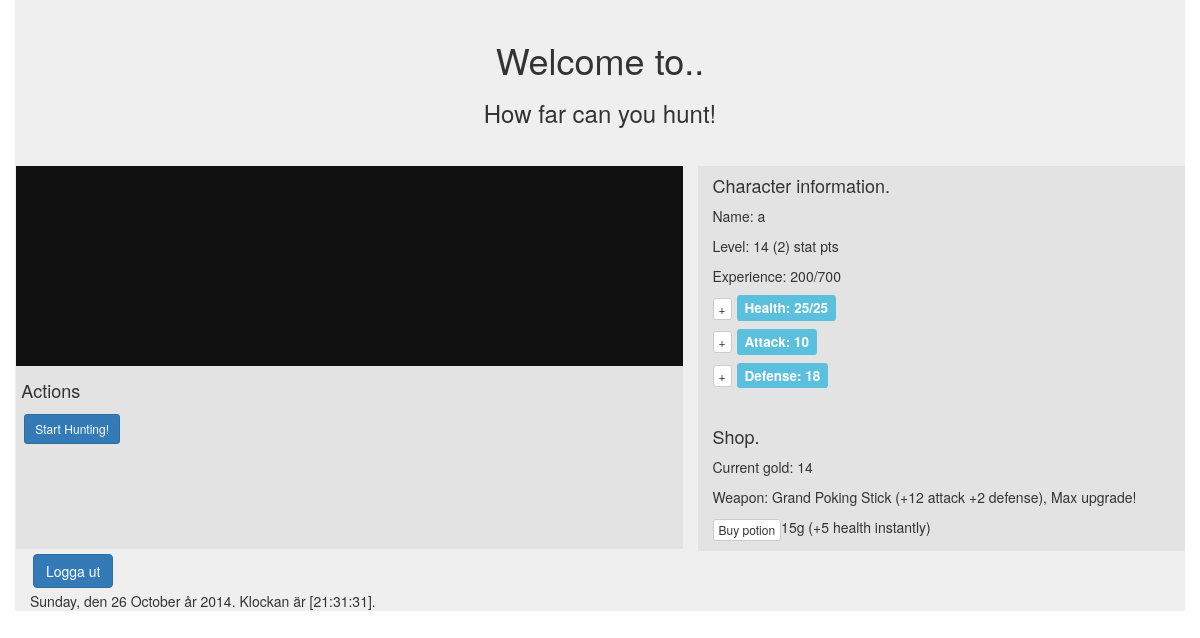
Screenshot of / (signed in) with the database file from the repository.
### tables this page shows
CREATE TABLE IF NOT EXISTS `characters` (
  `UserID` int(255) NOT NULL,
  `Name` varchar(255) DEFAULT NULL,
  `MaxHealth` int(255) NOT NULL,
  `CurrentHealth` int(255) NOT NULL,
  `Attack` int(255) NOT NULL,
  `Defense` int(255) NOT NULL,
  `Level` int(255) NOT NULL,
  `Exp` int(255) NOT NULL,
  `Gold` int(255) NOT NULL,
  `StatPoints` int(255) NOT NULL,
  `WeaponEntry` int(11) DEFAULT '0',
  PRIMARY KEY (`UserID`)
);

CREATE TABLE IF NOT EXISTS `weapons` (
  `Entry` int(255) NOT NULL,
  `Name` varchar(255) NOT NULL,
  `Attack` int(11) NOT NULL,
  `Defense` int(11) NOT NULL,
  `Health` int(11) NOT NULL,
  `LifeOnHit` int(11) NOT NULL,
  `Price` int(11) NOT NULL,
  PRIMARY KEY (`Entry`)
);

### src/Controller/GameController.php (called while the page is built, shortened)
<?php
require_once("model/GameModel.php");
require_once("view/GameView.php");
class GameController
{
	private $gameModel;
	private $gameView;
	public function __construct()
	{
		$this->gameModel = new GameModel();
		$this->gameView = new GameView();
	}
	public function HandleGame($username)
	{
		$userEntry = $this->gameModel->GetUserEntry($username);
		$character = $this->gameModel->CheckForExistingCharacter($userEntry);
		$char = $this->gameModel->GetCharacterFromSession();
		$nextWeaponprice = $this->gameModel->GetNextWeaponPrice($char->GetWeapon()->GetEntry());
		if ($this->HandleHunting($char, $userEntry))
		{
			$this->gameModel->CheckForPlayerLevelup($char, $userEntry);
		}
		return $this->gameView->GenerateGameHTML($this->gameModel->IsUserHunting(), $this->gameModel->GetLogArray(), $char->GetName(), $char->GetMaxHealth(), $char->GetCurrentHealth(), $char->GetAttack(),
			   $char->GetDefense(), $char->GetGold(), $char->GetLevel(), $char->GetExp(), $char->GetStatPoints(), $char->GetWeapon()->GetName(), $char->GetWeapon()->GetAttack(), $char->GetWeapon()->GetDefense(),
			   $nextWeaponprice, $char->GetWeapon()->GetEntry());
	}
	private function HandleHunting(Character $char, $entry)
	{
		return true;
	}
}

### src/Controller/MainController.php (called while the page is built, shortened)
<?php
require_once("Controller/AccountController.php");
require_once("Controller/GameController.php");
require_once("model/DAL/UserRepository.php");
require_once("view/LoginView.php");
class MainController
{
	private $accountController;
	private $gameController;
	private $loginModel;
	private $loginView;
	public function __construct()
	{
		$userRepo = new UserRepository();
		$this->loginModel = new LoginModel($userRepo);
		$this->loginView = new LoginView($this->loginModel);
		$this->accountController = new AccountController($this->loginModel, $this->loginView, $userRepo);
		$this->gameController = new GameController();
	}
	public function Run()
	{
		$body = $this->accountController->HandleAccounts();
		if ($this->loginModel->IsLoggedIn($this->loginView->GetUserAgent(), $this->loginView->GetUserIP()))
		{
			$body = $this->gameController->HandleGame($this->loginModel->GetUsername()) . $body;
		}
		return $body;
	}
}

### src/index.php (called while the page is built, shortened)
<?php
require_once("RenderHTML.php");
require_once("Controller/MainController.php");
$controller = new MainController();
$body = $controller->Run();

### src/Model/DAL/CharacterRepository.php (called while the page is built, shortened)
<?php
require_once("model/DAL/WeaponRepository.php");
class CharacterRepository extends Repository
{
	private $weaponRepository;
	private static $userID = "UserID";
	private static $name = "Name";
	private static $maxHealth = "MaxHealth";
	private static $attack = "Attack";
	private static $defense = "Defense";
	private static $level = "Level";
	private static $exp = "Exp";
	private static $gold = "Gold";
	private static $statPoints = "StatPoints";
	private static $weapon = "WeaponEntry";
	public function __construct($weaponRepository)
	{
		$this->DBTable = "characters";
		$this->weaponRepository = $weaponRepository;
	}
	public function GetCharacterByUserID($userID)
	{
		try
		{
			$DB = $this->connection();
			$sql = "SELECT * FROM $this->DBTable WHERE " . self::$userID . " = ?";
			$param = array($userID);
			$query = $DB->prepare($sql);
			$query->execute($param);
			$result = $query->fetch();
			if ($result)
			{
				$weapon = $this->weaponRepository->GetWeapon($result[self::$weapon]);
				$character = new Character($result[self::$name], $result[self::$maxHealth], $result[self::$attack],
										   $result[self::$defense], $result[self::$level], $result[self::$exp], $result[self::$gold], $result[self::$statPoints], $weapon);
				return $character;
			}
			return NULL;
		}
		catch (PDOException $e)
		{
			die("Error 1");
		}
	}
}

### src/Model/GameModel.php (called while the page is built, shortened)
<?php
require_once("model/DAL/UserRepository.php");
require_once("model/DAL/CharacterRepository.php");
require_once("model/DAL/WeaponRepository.php");
class GameModel
{
	private $userRepository;
	private $characterRepository;
	public function __construct()
	{
		$this->userRepository = new UserRepository();
		$weaponRepository = new WeaponRepository();
		$this->characterRepository = new CharacterRepository($weaponRepository);
	}
	public function GetUserEntry($username)
	{
		return $entry = $this->userRepository->GetUserEntryByName($username);
	}
	public function CheckForExistingCharacter($entry)
	{
		if ($this->characterRepository->GetCharacterByUserID($entry))
			return true;
		return false;
	}
}

### src/Model/DAL/UserRepository.php (called while the page is built, shortened)
<?php
class UserRepository extends Repository
{
	private static $entry = "Entry";
	private static $name = "Name";
	public function __construct()
	{
		$this->DBTable = "user";
	}
	public function GetUserEntryByName($name)
	{
		try
		{
			$DB = $this->connection();
			$sql = "SELECT " . self::$entry . " FROM $this->DBTable WHERE " . self::$name . "= ?";
			$param = array($name);
			$query = $DB->prepare($sql);
			$query->execute($param);
			$result = $query->fetch();
			if ($result)
			{
				return $result[self::$entry];
			}
			return NULL;
		}
		catch (PDOException $e)
		{
			die("Error 5");
		}
	}
}

### src/Model/DAL/WeaponRepository.php (called while the page is built, shortened)
<?php
class WeaponRepository extends Repository
{
	private static $entry = "Entry";
	private static $name = "Name";
	private static $attack = "Attack";
	private static $defense = "Defense";
	private static $health = "Health";
	private static $lifeOnHit = "LifeOnHit";
	private static $price = "Price";
	public function __construct()
	{
		$this->DBTable = "weapons";
	}
	public function GetWeapon($entry)
	{
		try
		{
			$DB = $this->connection();
			$sql = "SELECT * FROM $this->DBTable WHERE " . self::$entry . " = ?";
			$param = array($entry);
			$query = $DB->prepare($sql);
			$query->execute($param);
			$result = $query->fetch();
			if ($result)
			{
				$weapon = new Weapon($result[self::$entry], $result[self::$name], $result[self::$attack],
								     $result[self::$defense], $result[self::$health], $result[self::$lifeOnHit], $result[self::$price]);
				return $weapon;
			}
			return NULL;
		}
		catch (PDOException $e)
		{
			die("Error 1 weapon");
		}
	}
}

### src/View/GameView.php (the view, shortened to what this page needs)
<?php
class GameView
{
	public function GenerateLogString($logArray)
	{
		if ($logArray == "")
			return $logArray;
		$logString = "";
		return $logString;
	}
	public function GenerateGameHTML($isUserHunting = false, $logArray, $name, $maxHealth, $currentHealth, $attack, $defense, $gold, $level, $exp, $statPoints, $weaponName, $weaponDamage, $weaponDefense, $nextWepPrice, $weaponUpgrade, $playerDied = false)
	{
		$log = $this->GenerateLogString($logArray);
		if ($nextWepPrice != 0)
			$weaponPriceHTML = "<a href='?buy=weapon' class = 'btn btn-default btn-xs margintop'> Upgrade (" . $nextWepPrice . "g)!</a>";
		else
			$weaponPriceHTML ="Max upgrade!";
		$HTML = "
				<div class = 'row'>
					<div class = 'col-xs-6 col-sm-7'>
						<div class = 'log'>
							$log
						</div>
						<div class ='first'>
							<h4>Actions</h4>
							";
					if ($isUserHunting)
						$HTML .= $this->GetHuntingHTML();
					else if ($playerDied)
						$HTML .= "<p><a href = '?endGame' class = 'btn btn-success btn-xs margin'>End game</a></p>";
					else
						$HTML .= $this->GetActionHTML();
					$HTML .=
							"
						</div>
					</div>
					<div class = 'col-xs-6 col-sm-5 second'>
						<h4>Character information.</h4>
						<p>Name: $name</p>
						<p>Level: $level ($statPoints) stat pts</p>
						<p>Experience: $exp/" . $level * Character::REQUIRED_EXP_MULTI . "</p>
						<p><h4><a href = '?addStat=health' class = 'btn btn-default btn-xs margintop'> + </a><span class='label label-info marginleft'>Health: $currentHealth/$maxHealth</span></h4></p>
						<p><h4><a href = '?addStat=attack' class = 'btn btn-default btn-xs margintop'> + </a><span class='label label-info marginleft'>Attack: $attack</span></h4></p>
						<p><h4><a href = '?addStat=defense' class = 'btn btn-default btn-xs margintop'> + </a><span class='label label-info marginleft'>Defense: $defense</span></h4></p>
						<br />
						<h4>Shop.</h4>
						<p>Current gold: $gold</p>
						<p>Weapon: $weaponName (+$weaponDamage attack +$weaponDefense defense), $weaponPriceHTML</a></p>
						<p><a href='?buy=healthPotion' class = 'btn btn-default btn-xs margintop'>Buy potion </a>" . HealthPotion::HEALTH_POTION_PRICE . "g (+" . HealthPotion::HEAL_AMOUNT . " health instantly) </p>
					</div>
				</div>";
		return $HTML;
	}
	public function GetActionHTML()
	{
		$HTML =	"
				<p><a href = '?hunt' class = 'btn btn-primary btn-sm margin'>Start Hunting!</a></p>
				";
		return $HTML;
	}
}

### src/style/style.css (style rules this page uses)
.log { height: 200px; color: #44FF44; background-color: #111111; padding-left: 2px; margin-left: -2.1%; }
.second { background-color: #E3E3E3; }
.first { background-color: #E3E3E3; height: 183px; padding: 5px; margin-left: -2.1%; }
.margin { margin: 3px; }
.margintop { margin-top: 1px; }
.marginleft { margin-left: 5px; }

### rows the page displays
characters: Name "a", Gold "14", StatPoints "2", Exp "200", $level*Character::REQUIRED_EXP_MULTI "700", MaxHealth "25", Attack "10", Defense "18", Level "14"
weapons: Name "Grand Poking Stick", Attack "12", Defense "2", Entry "Max upgrade!"

### other values shown
HealthPotion::HEALTH_POTION_PRICE "15"
HealthPotion::HEAL_AMOUNT "5"
strftime("$day, den %d %B år %Y. Klockan är [%X].") "Sunday, den 26 October år 2014. Klockan är [21:31:31]."
